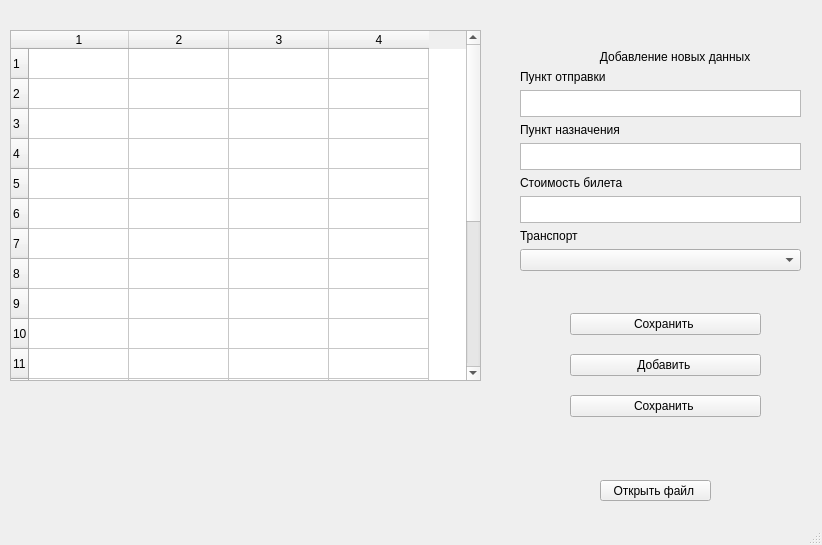
<?xml version="1.0" encoding="UTF-8"?>
<ui version="4.0">
 <class>MainWindow</class>
 <widget class="QMainWindow" name="MainWindow">
  <property name="geometry">
   <rect>
    <x>0</x>
    <y>0</y>
    <width>822</width>
    <height>545</height>
   </rect>
  </property>
  <property name="windowTitle">
   <string>MainWindow</string>
  </property>
  <widget class="QWidget" name="centralwidget">
   <widget class="QTableWidget" name="tableWidget">
    <property name="geometry">
     <rect>
      <x>10</x>
      <y>30</y>
      <width>471</width>
      <height>351</height>
     </rect>
    </property>
    <property name="rowCount">
     <number>20</number>
    </property>
    <property name="columnCount">
     <number>4</number>
    </property>
    <row/>
    <row/>
    <row/>
    <row/>
    <row/>
    <row/>
    <row/>
    <row/>
    <row/>
    <row/>
    <row/>
    <row/>
    <row/>
    <row/>
    <row/>
    <row/>
    <row/>
    <row/>
    <row/>
    <row/>
    <column/>
    <column/>
    <column/>
    <column/>
   </widget>
   <widget class="QPushButton" name="pushButton_4">
    <property name="geometry">
     <rect>
      <x>600</x>
      <y>480</y>
      <width>111</width>
      <height>21</height>
     </rect>
    </property>
    <property name="text">
     <string>Открыть файл </string>
    </property>
   </widget>
   <widget class="QWidget" name="verticalLayoutWidget">
    <property name="geometry">
     <rect>
      <x>570</x>
      <y>300</y>
      <width>191</width>
      <height>131</height>
     </rect>
    </property>
    <layout class="QVBoxLayout" name="verticalLayout">
     <item>
      <widget class="QPushButton" name="pushButton_3">
       <property name="text">
        <string>Сохранить </string>
       </property>
      </widget>
     </item>
     <item>
      <widget class="QPushButton" name="pushButton_2">
       <property name="text">
        <string>Добавить </string>
       </property>
      </widget>
     </item>
     <item>
      <widget class="QPushButton" name="pushButton">
       <property name="text">
        <string>Сохранить </string>
       </property>
      </widget>
     </item>
    </layout>
   </widget>
   <widget class="QWidget" name="verticalLayoutWidget_2">
    <property name="geometry">
     <rect>
      <x>520</x>
      <y>50</y>
      <width>281</width>
      <height>221</height>
     </rect>
    </property>
    <layout class="QVBoxLayout" name="verticalLayout_2">
     <item>
      <widget class="QLabel" name="label">
       <property name="layoutDirection">
        <enum>Qt::RightToLeft</enum>
       </property>
       <property name="text">
        <string>                        Добавление новых данных</string>
       </property>
      </widget>
     </item>
     <item>
      <widget class="QLabel" name="label_2">
       <property name="text">
        <string>Пункт отправки</string>
       </property>
      </widget>
     </item>
     <item>
      <widget class="QTextEdit" name="textEdit"/>
     </item>
     <item>
      <widget class="QLabel" name="label_3">
       <property name="text">
        <string>Пункт назначения</string>
       </property>
      </widget>
     </item>
     <item>
      <widget class="QTextEdit" name="textEdit_2"/>
     </item>
     <item>
      <widget class="QLabel" name="label_4">
       <property name="text">
        <string>Стоимость билета</string>
       </property>
      </widget>
     </item>
     <item>
      <widget class="QTextEdit" name="textEdit_3"/>
     </item>
     <item>
      <widget class="QLabel" name="label_5">
       <property name="text">
        <string>Транспорт</string>
       </property>
      </widget>
     </item>
     <item>
      <widget class="QComboBox" name="comboBox"/>
     </item>
    </layout>
   </widget>
  </widget>
  <widget class="QMenuBar" name="menubar">
   <property name="geometry">
    <rect>
     <x>0</x>
     <y>0</y>
     <width>822</width>
     <height>21</height>
    </rect>
   </property>
  </widget>
  <widget class="QStatusBar" name="statusbar"/>
 </widget>
 <resources/>
 <connections/>
</ui>
